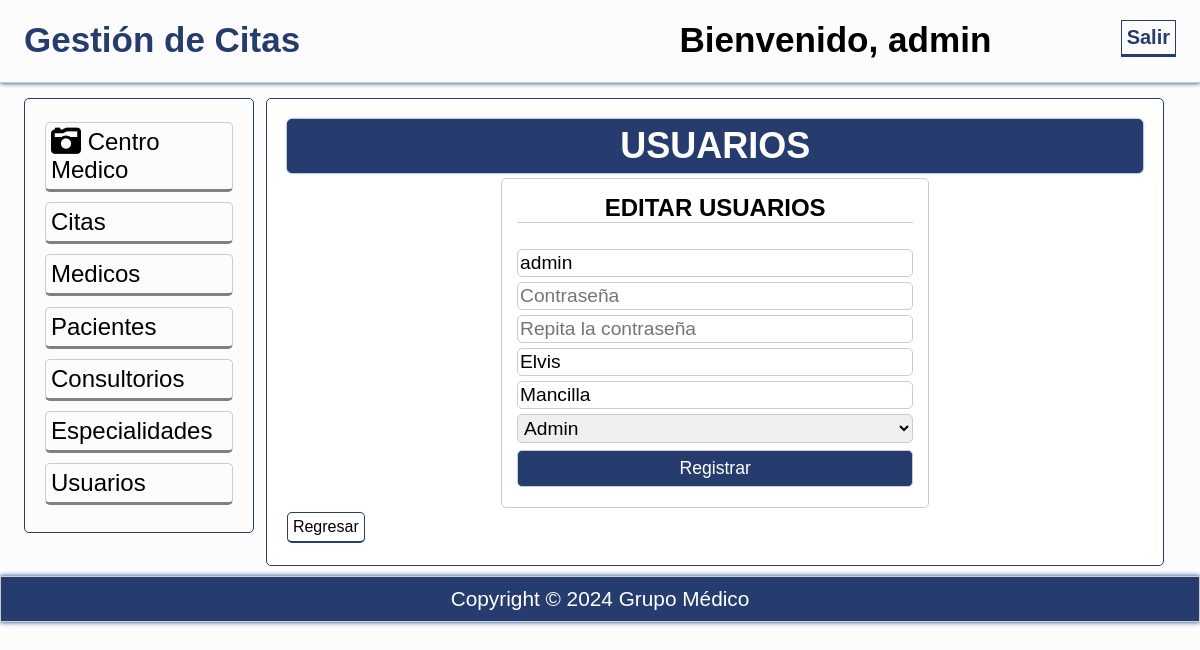
Screenshot of /actualizarusuario.php?id=1 (signed in) with the database file from the repository.
### tables this page shows
CREATE TABLE `usuarios` (
  `id` int(11) NOT NULL AUTO_INCREMENT,
  `usuario` varchar(20) NOT NULL,
  `pass` varchar(200) DEFAULT NULL,
  `nombres` varchar(50) NOT NULL,
  `apellidos` varchar(50) NOT NULL,
  `Roll` varchar(15) NOT NULL,
  PRIMARY KEY (`id`),
  UNIQUE KEY `usuario` (`usuario`)
);

### actualizarusuario.php (called while the page is built, shortened)
<?php session_start();
require 'funciones.php';
try{
	$conexion = new PDO('mysql:host=localhost;dbname=centromedico','root','');
}catch(PDOException $e){
	echo "ERROR: " . $e->getMessge();
	die();
}
if($_SERVER['REQUEST_METHOD']=='POST'){
	$id = limpiarDatos($_POST['id']);
	$usuario = limpiarDatos($_POST['usuario']);
	$password = limpiarDatos($_POST['password']);
	$password2 = limpiarDatos($_POST['password2']);
	$nombres = limpiarDatos($_POST['nombres']);
	$apellidos = limpiarDatos($_POST['apellidos']);
	$roll = limpiarDatos($_POST['roll']);
	$statement = $conexion->prepare(
		"UPDATE usuarios
		SET nombres =:nombres,
		apellidos =:apellidos,
		usuario =:usuario,
		roll =:roll
		WHERE id = :id");
	$statement ->execute(array(
		':nombres'=>$nombres,
		':apellidos'=>$apellidos,
		':usuario'=>$usuario,
		':roll'=>$roll,
		':id'=> $id
	));
	header('Location: usuarios.php');
}else{
	$id_usuario = id_numeros($_GET['id']);
	$user = obtenerUser_id($conexion,$id_usuario);
	$user =$user[0];
}
require 'vista/actualizarusuario.php';

### funciones.php (called while the page is built, shortened)
<?php
	function limpiarDatos($datos){
		$datos = trim($datos);
		$datos = stripslashes($datos);
		$datos = htmlspecialchars($datos);
		return $datos;
	}
	function id_numeros($id){
		return (int)limpiarDatos($id);
	}
    function obtenerUser_id($conexion,$id){
        $resultado = $conexion->query("SELECT * FROM usuarios WHERE id = $id LIMIT 1");
		$resultado = $resultado->fetchall();
		return ($resultado) ? $resultado : false;
    }
?>

### vista/actualizarusuario.php (the view, shortened to what this page needs)
<?php include 'plantillas/header.php'; ?>
	<section class="main">
		<div class="wrapp">
			<?php include 'plantillas/nav.php'; ?>
				<article>
					<div class="mensaje">
						<h2>USUARIOS</h2>
					</div>
					<form action="<?php echo htmlspecialchars($_SERVER['PHP_SELF']) ?>" method="post">
                        <h2>EDITAR USUARIOS</h2><br/>
                        <input type="text" name="usuario" placeholder="Usuario" value="<?php echo $user['usuario'];?>" autofocus/>
                        <input type="text" name="password" placeholder="Contraseña"/>
                        <input type="text" name="password2" placeholder="Repita la contraseña"/>
                        <input type="text" name="nombres" placeholder="Nombres" value="<?php echo $user['nombres'];?>"/>
                        <input type="text" name="apellidos" placeholder="Apellidos" value="<?php echo $user['apellidos'];?>"/>
                        <select name="roll">
                            <option value="admin">Admin</option>
                        </select>
                        <input type="submit" value="Registrar" />
                     </form>
                    <a class="btn-regresar" href="usuarios.php">Regresar</a>
				</article>
	</section>
<?php include 'plantillas/footer.php'; ?>
</body>
</html>
</html>

### css/estilos.css (style rules this page uses)
* { -webkit-box-sizing: border-box; -moz-box-sizing: border-box; box-sizing: border-box; margin:0px; padding:0px; font-family: sans-serif; }
body { background: rgba(0,0,0,.01); color:#000; }
.wrapp { padding: 0% 2%; width:100%; margin:auto; overflow: hidden; }
.mensaje { background: #263c6e; padding:5px; color:#fff; border-radius:5px; text-align: center; font-size: 1.5em; margin-bottom: 5px; box-shadow: 0 0px 2px #013D82 !important; }
article a { display:block; font-weight: normal; }
article .btn-regresar { display:inline-block; border: 1px solid #263c6e !important; border-bottom: 2px solid #263c6e !important; color:black; font-weight: normal; }
article { margin: 10px 0px; margin-left:1%; float: left; width: 78%; padding:20px; background: rgb(255, 255, 255); border-radius:5px; }
article,aside, .mensaje { border:1px solid #263c6e; }
form { max-width: 50%; margin: 2px auto; border:1px solid #ccc; padding: 15px; text-align: left; border-radius:5px; }
form input, form textarea, form select { border: 0; outline: 0; padding: 2px; -moz-border-radius: 5px; -webkit-border-radius: 5px; border-radius: 5px; width: 100%; border:1px solid #ccc; margin-bottom: 5px; font-size: 1.2em; }
form [type="submit"] { cursor: pointer; position: relative; display: inline-block; margin-top: 2px; padding: 0.40em 1.5em; background: #263c6e; text-decoration: none; font-size: 1.1em; color: #FFF; width: 100%; text-align: center; }
.wrapp form h2 { margin-bottom: 8px; text-align: center; border-bottom:1px solid #ccc; }
article a { margin: 2px 0px; display:inline-block; padding: 5px; color: white; border-radius:5px; cursor:pointer; border-bottom: 3px solid rgba(0, 0, 0,.5); width:auto; text-decoration:none; text-align:center; position: relative; }
footer li,a { text-decoration: none; color: #fff; }

### rows the page displays
usuarios: usuario "admin", nombres "Elvis", apellidos "Mancilla"

### other values shown
$_SESSION['usuario'] "admin"
